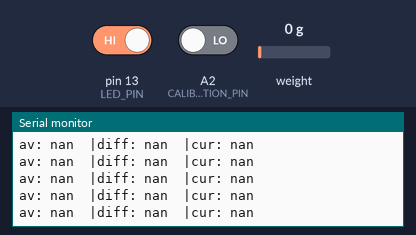
Recording of a program running on a simulated Arduino Pro Mini, built with avr-gcc and run on an emulated ATmega328P. Parts: the last lines printed to the serial monitor. The inputs (shaded band) are chosen by the test bench; at power-on: A2 (CALIBRATION_PIN) LOW, weight on the scale 0 g, pin 13 (LED_PIN) HIGH. EEPROM starts erased.

Above: at 2.2 s.
2.3 s: A2 (CALIBRATION_PIN) driven HIGH
At 3.0 s:
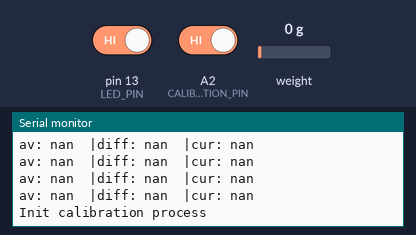
4.9 s: A2 (CALIBRATION_PIN) driven LOW
At 5.15 s:
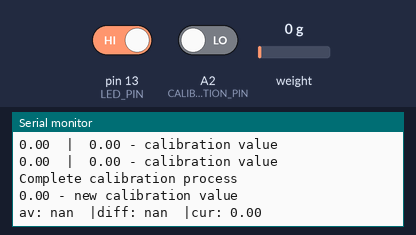
6.4 s: weight on the scale set to 100 g
At 6.47 s:
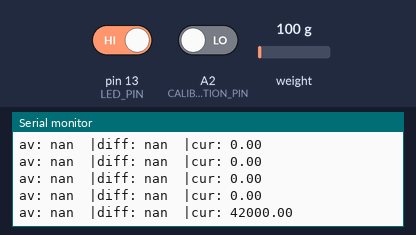
7.9 s: A2 (CALIBRATION_PIN) driven HIGH
At 9.18 s:
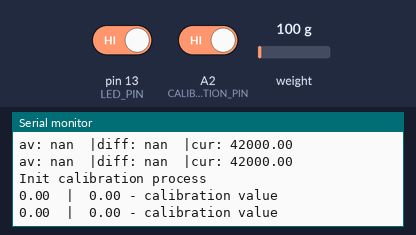
10.9 s: weight on the scale set to 1250 g
At 10.9 s:
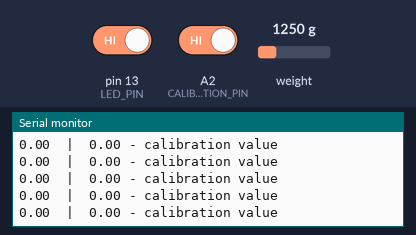
12.4 s: pin 13 (LED_PIN) driven HIGH and A2 (CALIBRATION_PIN) driven LOW
At 12.66 s:
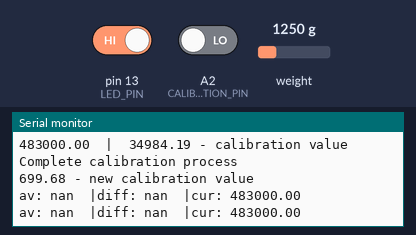
Timing chart, 0 to 15.4 s (numbered marks = the images above; inputs shaded):
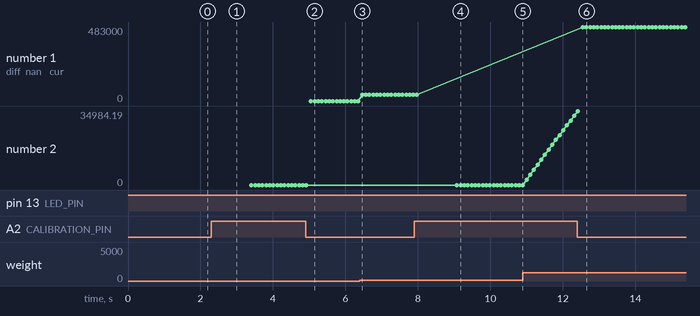

The program:

main.cpp
```cpp
#include <Arduino.h>
#include <EEPROM.h>
#include "HX711.h"

// Constants
#define DEBUG 1

#define CALIBRATION_STATE 1
#define MESUREMENT_STATE 0

// Configuration
#define EEPROM_ADDRESS 0

#define LED_PIN 13
#define ENDSTOP_PIN 17
#define CALIBRATION_PIN A2

#define THRESHOLD 250
#define THRESHOLD_LOOP 3
#define HORIZON 100
#define CALIBRATION_WEIGHT 50

void init_calibration(void);
void complete_calibration(void);
void calibration(void);

void init_mesurement(void);
void mesurement(void);
void complete_mesurement(void);

float eeprom_get_scale(void);
void eeprom_set_scale(float scale);

void(* resetFunc) (void) = 0;//declare reset function at address 0

int CURRENT_STATE = MESUREMENT_STATE;
int NEW_STATE = -1;

HX711 scale(A1, A0);

// Calibration
struct {
  int indicator_counter = 0;
  double cur_value = 0;
  double av_value = 0;
} c;


// Mesurement
struct {
  int under_presser_loops = 0;
  int counter = 0;
  double diff_value = 0;
  double cur_value = 0;
  double av_value = 0;
} m;


void setup() {
  #if defined (DEBUG)
    Serial.begin(19200);
  #endif

  pinMode(CALIBRATION_PIN, INPUT);
  digitalWrite(LED_PIN, HIGH);

  init_mesurement();
}


void loop() {
  NEW_STATE = digitalRead(CALIBRATION_PIN);

  if (NEW_STATE == CALIBRATION_STATE && NEW_STATE != CURRENT_STATE) {
    // Init calibration process
    #if defined (DEBUG)
      Serial.println("Init calibration process");
      init_calibration();
    #endif

  } else if (NEW_STATE == CALIBRATION_STATE && NEW_STATE == CURRENT_STATE) {
    // Perform calibration process
    calibration();
  } else if (NEW_STATE == MESUREMENT_STATE && NEW_STATE != CURRENT_STATE) {
    // Complete calibration process

    #if defined (DEBUG)
      Serial.println("Complete calibration process");
    #endif

    complete_calibration();

  } else if (NEW_STATE == MESUREMENT_STATE && NEW_STATE == CURRENT_STATE) {
    // Regurlar work
    mesurement();
  }

  CURRENT_STATE = NEW_STATE;
}


void init_calibration() {
  c.av_value = 0;
  scale.set_scale();
  scale.tare();
}


void calibration() {
  c.cur_value = scale.get_units();
  c.av_value = (c.av_value * (HORIZON * 2 - 1) + c.cur_value) / (HORIZON * 2);

  #if defined (DEBUG)
    Serial.print(c.cur_value);
    Serial.print("\t|\t");
    Serial.print(c.av_value);
    Serial.println(" - calibration value");
  #endif

  c.indicator_counter++;

  if (c.indicator_counter > 10){
    digitalWrite(LED_PIN, !digitalRead(LED_PIN));
    c.indicator_counter = 0;
  }
}


void complete_calibration() {
  float scale = c.av_value / CALIBRATION_WEIGHT;

  #if defined (DEBUG)
    Serial.print(scale);
    Serial.println(" - new calibration value");
  #endif

  eeprom_set_scale(scale);
}


void init_mesurement() {
  float s = eeprom_get_scale();

  #if defined (DEBUG)
    Serial.print("\n\n\n\n");
    Serial.print(s);
    Serial.println(" - mesure scale value");
  #endif

  scale.set_scale(s);
  scale.tare();
}


void mesurement() {
  m.cur_value = scale.get_units();
  // m.diff_value = m.av_value - m.cur_value;
  m.diff_value = m.cur_value - m.av_value; // if sensor is inverted

  if (m.diff_value > THRESHOLD) {
    m.under_presser_loops += 1;
  } else {
    m.under_presser_loops = 0;
  }

  if (m.under_presser_loops > THRESHOLD_LOOP) {
    digitalWrite(LED_PIN, LOW);
    m.counter = 10;
  }

  if (m.counter > 0){
    if (m.counter == 1){
      digitalWrite(LED_PIN, HIGH);
    }

    #if defined (DEBUG)
      Serial.println("----- Touching detected !!! ------");
    #endif

    m.counter--;
  }

  #if defined (DEBUG)
    Serial.print("av: ");
    Serial.print(m.av_value);
    Serial.print("\t|diff: ");
    Serial.print(m.diff_value);
    Serial.print("\t|cur: ");
    Serial.print(m.cur_value);
    Serial.println("");
  #endif

  m.av_value = (m.av_value * (HORIZON - 1) + m.cur_value) / HORIZON;
}


float eeprom_get_scale(){
  float scale;
  return EEPROM.get(EEPROM_ADDRESS, scale);
}


void eeprom_set_scale(float scale){
  EEPROM.put(EEPROM_ADDRESS, scale);
}
```

Measured:
- after the input at 2.3 s, the serial monitor: prints a new line at once (image 1)
- after the input at 4.9 s, the serial monitor: prints a new line at once (image 2)
- after the input at 6.4 s, the serial monitor: prints a new line after 0.06 s (image 3)
- after the input at 7.9 s, the serial monitor: prints a new line after 0.09 s (image 4)
- after the input at 12.4 s, the serial monitor: prints a new line at once (image 6)
- plotted number 1: 0 → 42000 after the input at 6.4 s
- plotted number 2: 0 → 32732.86 after the input at 10.9 s
